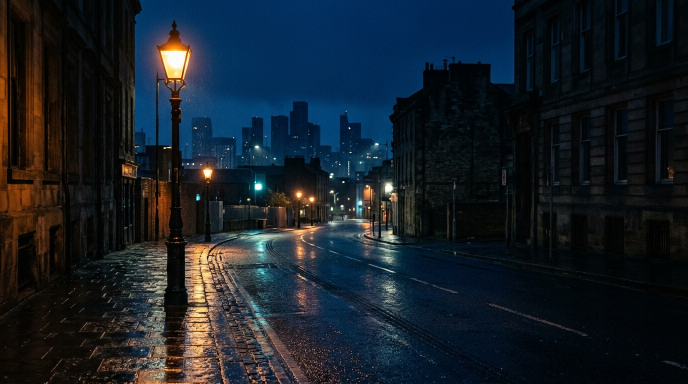
#> input picture assets/civic_samples/streetlight_night_dark.jpg, 1376 x 768 px (shown at 1/2 size)
$ python civic_samples_gen.py
#> lines starting #> are read from the running program, lines starting #| are printed output that depends on the picture
"""Generate and organize civic issue sample images for CivicPulse.

Creates a cohesive local catalog in assets/civic_samples:
1. Streetlights (hero light, hero dark, inspection defect crop)
2. Water problems (leaking pipe / street flooding / main burst)
3. Waste problems (overflowing bin / sidewalk litter)
4. Road/pothole damage (linked to existing dashcam assets)
"""
from __future__ import annotations

import math
from pathlib import Path
from PIL import Image, ImageDraw, ImageFilter, ImageFont, ImageEnhance

ROOT_DIR = Path(__file__).resolve().parent.parent
SAMPLES_DIR = ROOT_DIR / "assets" / "civic_samples"
ROAD_WATCH_DIR = ROOT_DIR / "assets" / "road_watch"
SAMPLES_DIR.mkdir(parents=True, exist_ok=True)

# 1. Generate streetlight_flicker_inspect.jpg (crop from streetlight_night_dark.jpg)
dark_hero_path = SAMPLES_DIR / "streetlight_night_dark.jpg"
if dark_hero_path.is_file():
    with Image.open(dark_hero_path) as img:
        # Focus on lamp post lantern and upper street view
        # Size is 1600x900
#> img is the input picture: PIL image 1376x768 RGB; mean R, G, B 23.3, 31.7, 40.1
        w, h = img.size
#> w = 1376; h = 768
        # Crop around left lamp: box (left, upper, right, lower)
        crop_box = (int(w * 0.12), int(h * 0.04), int(w * 0.44), int(h * 0.65))
#> crop_box = (165, 30, 605, 499)
        lantern_crop = img.crop(crop_box).resize((800, 450), Image.Resampling.LANCZOS)
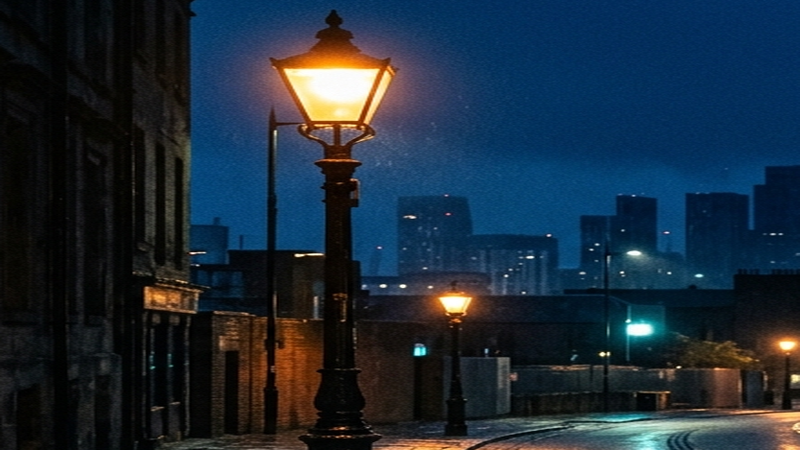
#> lantern_crop: PIL image 800x450 RGB; mean R, G, B 27.9, 43.4, 57.8
        lantern_crop.save(SAMPLES_DIR / "streetlight_flicker_inspect.jpg", "JPEG", quality=90)
        print("Generated streetlight_flicker_inspect.jpg")

# 2. Link/Copy pothole_road_damage.jpg
pothole_src = ROAD_WATCH_DIR / "dashcam_pothole_urban_day.jpg"
if pothole_src.is_file():
    with Image.open(pothole_src) as img:
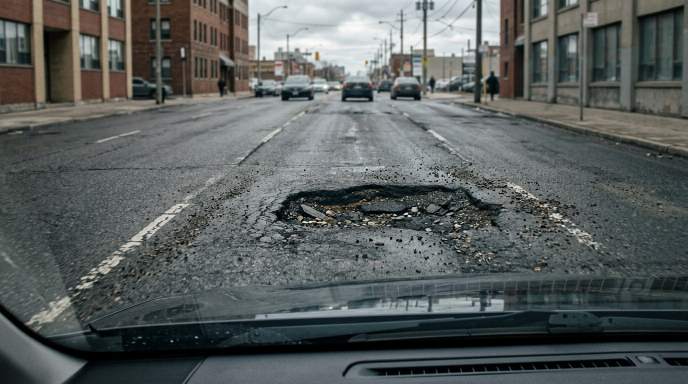
#> input picture assets/road_watch/dashcam_pothole_urban_day.jpg, 1376 x 768 px (shown at 1/2 size)
#> img is the input picture: PIL image 1376x768 RGB; mean R, G, B 88.9, 94.2, 93.2
        img.resize((1280, 720), Image.Resampling.LANCZOS).save(
            SAMPLES_DIR / "pothole_road_damage.jpg", "JPEG", quality=90
        )
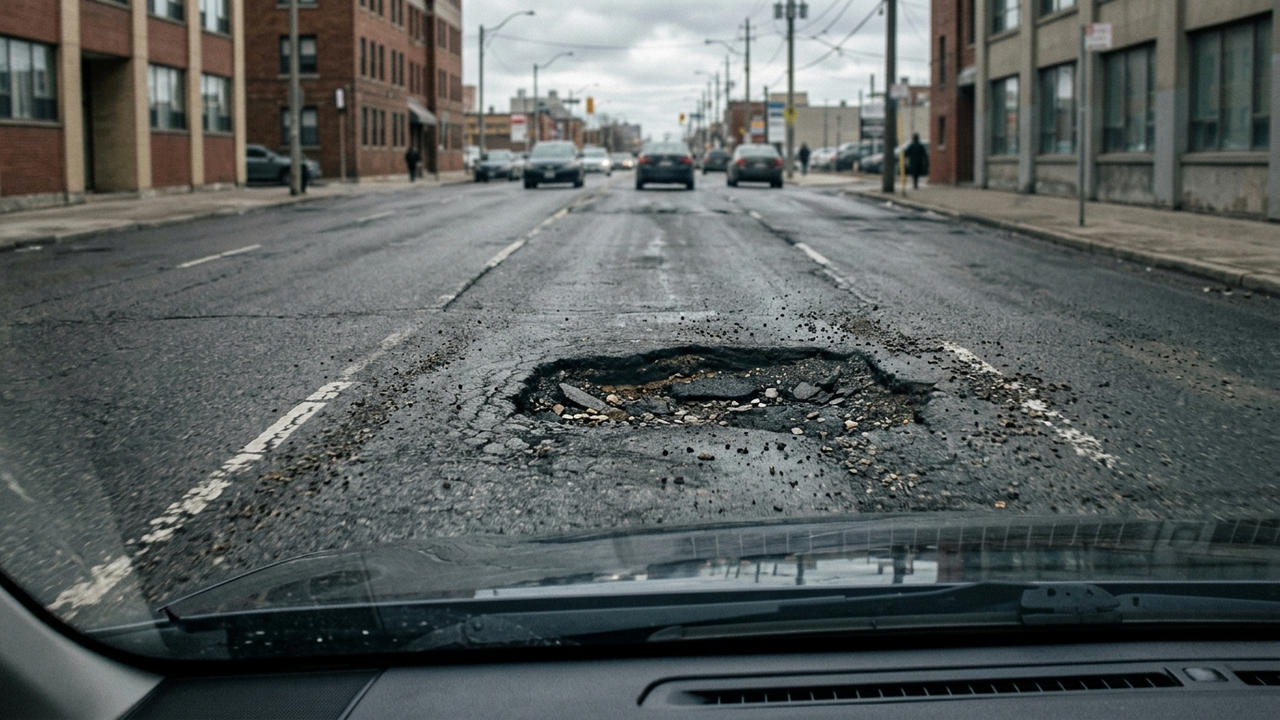
#> saved as pothole_road_damage.jpg: PIL image 1280x720 RGB; mean R, G, B 88.9, 94.2, 93.2
        print("Generated pothole_road_damage.jpg")

# 3. Create water_pipe_leak.jpg (realistic municipal water pipe burst / flooded asphalt road)
# Use the wet dusk dashcam image base or create rich water flood visual
wet_src = ROAD_WATCH_DIR / "dashcam_pothole_wet_dusk.jpg"
if wet_src.is_file():
    with Image.open(wet_src) as img:
        # Create a water surge / gushing pipe overlay on wet road
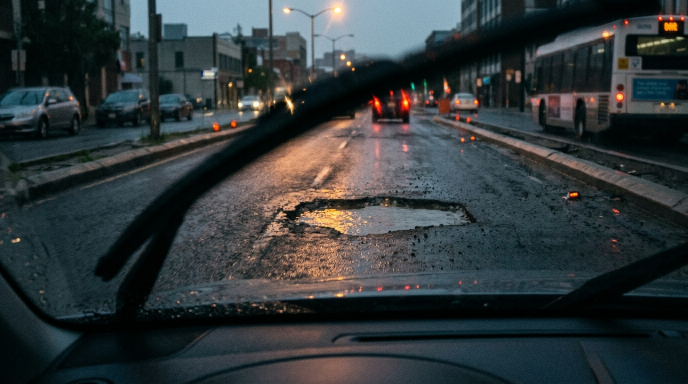
#> input picture assets/road_watch/dashcam_pothole_wet_dusk.jpg, 1376 x 768 px (shown at 1/2 size)
#> img is the input picture: PIL image 1376x768 RGB; mean R, G, B 50.2, 57.2, 59.5
        base = img.resize((1280, 720), Image.Resampling.LANCZOS)
        overlay = Image.new("RGBA", (1280, 720), (0, 0, 0, 0))
#> overlay: PIL image 1280x720 RGBA; every value is 0
        draw = ImageDraw.Draw(overlay)
        # Gushing water plume & ripples
        center_x, center_y = 640, 420
        for r in range(160, 20, -10):
            alpha = int(40 + (160 - r) * 0.6)
            draw.ellipse(
                (center_x - r * 1.8, center_y - r * 0.5, center_x + r * 1.8, center_y + r * 0.5),
                fill=(180, 220, 255, alpha),
                outline=(220, 245, 255, int(alpha * 1.2)),
                width=2,
            )
        # Water plume splashing
        for i in range(25):
            angle = (i / 25.0) * math.pi
            px = center_x + math.cos(angle) * 70
            py = center_y - math.sin(angle) * 90 - 20
            draw.line([(center_x, center_y), (px, py)], fill=(240, 250, 255, 120), width=3)

        water_merged = Image.alpha_composite(base.convert("RGBA"), overlay)
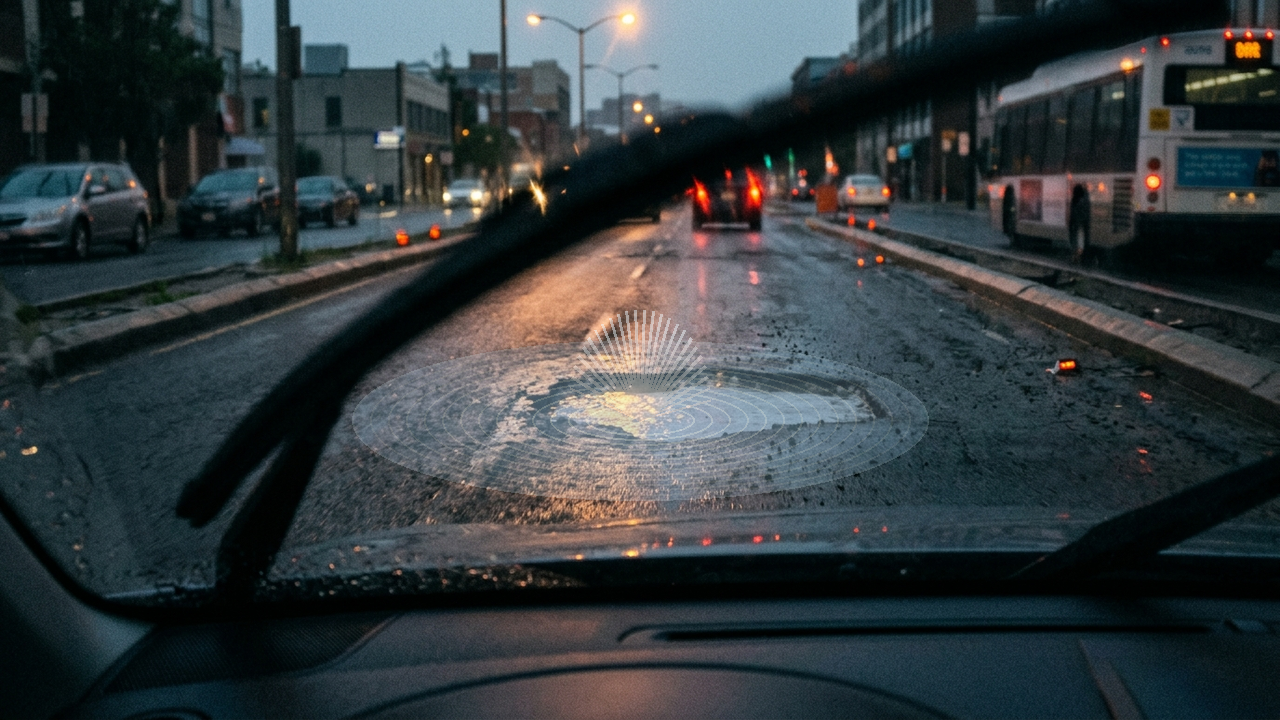
#> water_merged: PIL image 1280x720 RGBA; mean R, G, B, A 52.3, 60.4, 63.4, 255
        water_final = water_merged.convert("RGB").filter(ImageFilter.SMOOTH)
        water_final.save(SAMPLES_DIR / "water_pipe_leak.jpg", "JPEG", quality=90)
        print("Generated water_pipe_leak.jpg")

# 4. Create waste_overflow_bin.jpg (realistic municipal sidewalk trash / dumpster overflow)
# Synthesize high-quality urban street scene with municipal bins and debris
w, h = 1280, 720
waste_img = Image.new("RGB", (w, h), (35, 45, 55))
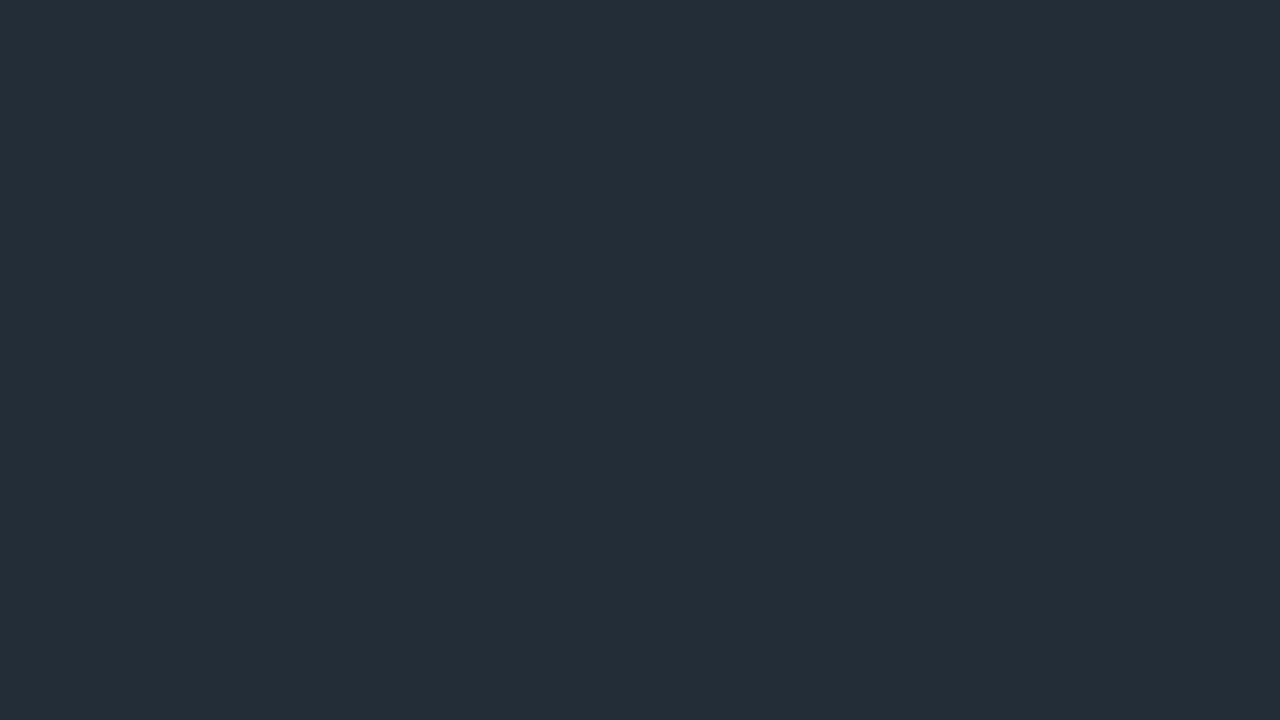
#> waste_img: PIL image 1280x720 RGB; mean R, G, B 35, 45, 55
waste_draw = ImageDraw.Draw(waste_img)

# Sky & urban wall
waste_draw.rectangle([0, 0, w, int(h * 0.45)], fill=(130, 150, 170))
waste_draw.rectangle([0, int(h * 0.35), w, int(h * 0.65)], fill=(80, 90, 100)) # brick wall
for y in range(int(h * 0.35), int(h * 0.65), 18):
    waste_draw.line([(0, y), (w, y)], fill=(65, 75, 85), width=1)

# Sidewalk & asphalt road
waste_draw.polygon([(0, int(h * 0.65)), (w, int(h * 0.65)), (w, int(h * 0.78)), (0, int(h * 0.78))], fill=(140, 145, 150))
waste_draw.line([(0, int(h * 0.78)), (w, int(h * 0.78))], fill=(180, 185, 190), width=4) # curb
waste_draw.rectangle([0, int(h * 0.78), w, h], fill=(45, 50, 55)) # asphalt

# 2 Large Municipal Waste Bins (Green & Blue)
# Left Bin (Green Municipal Dumpster)
bx1, by1, bx2, by2 = 320, 310, 580, 570
waste_draw.rounded_rectangle([bx1, by1, bx2, by2], radius=16, fill=(28, 88, 54), outline=(40, 120, 75), width=3)
waste_draw.rounded_rectangle([bx1 + 15, by1 + 25, bx2 - 15, by2 - 20], radius=8, fill=(22, 70, 43))
# Lid ajar with overflowing bags
waste_draw.polygon([(bx1 - 10, by1 + 10), (bx2 + 10, by1 - 35), (bx2 + 10, by1 - 15), (bx1 - 10, by1 + 25)], fill=(20, 50, 35))

# Right Bin (Blue Recycling Container)
rx1, ry1, rx2, ry2 = 640, 330, 890, 570
waste_draw.rounded_rectangle([rx1, ry1, rx2, ry2], radius=16, fill=(25, 75, 130), outline=(35, 105, 180), width=3)
waste_draw.rounded_rectangle([rx1 + 15, ry1 + 25, rx2 - 15, ry2 - 20], radius=8, fill=(18, 55, 100))

# Overflowing items and bags (white, black, kraft cardboard)
waste_draw.ellipse([bx1 + 40, by1 - 50, bx1 + 150, by1 + 20], fill=(230, 230, 235)) # white bag
waste_draw.ellipse([bx1 + 120, by1 - 65, bx1 + 230, by1 + 10], fill=(35, 35, 40)) # black bag
waste_draw.polygon([(rx1 + 20, ry1 - 40), (rx1 + 120, ry1 - 70), (rx1 + 140, ry1 - 10), (rx1 + 30, ry1 + 15)], fill=(180, 150, 110)) # cardboard box
waste_draw.polygon([(rx1 + 110, ry1 - 45), (rx1 + 210, ry1 - 25), (rx1 + 190, ry1 + 20), (rx1 + 90, ry1 + 10)], fill=(215, 215, 220)) # paper/bag

# Debris on sidewalk & near curb
waste_draw.polygon([(480, 570), (550, 550), (570, 590), (490, 600)], fill=(190, 160, 120)) # fallen carton
waste_draw.ellipse([270, 580, 360, 630], fill=(225, 225, 230)) # plastic bag on curb
waste_draw.ellipse([620, 585, 690, 625], fill=(30, 30, 35)) # trash bag
waste_draw.rectangle([720, 600, 780, 640], fill=(160, 130, 95)) # cardboard debris
waste_draw.ellipse([820, 610, 880, 635], fill=(70, 140, 210)) # plastic cup/container

# Subtle shadow and texture blur
waste_img = waste_img.filter(ImageFilter.GaussianBlur(radius=0.7))
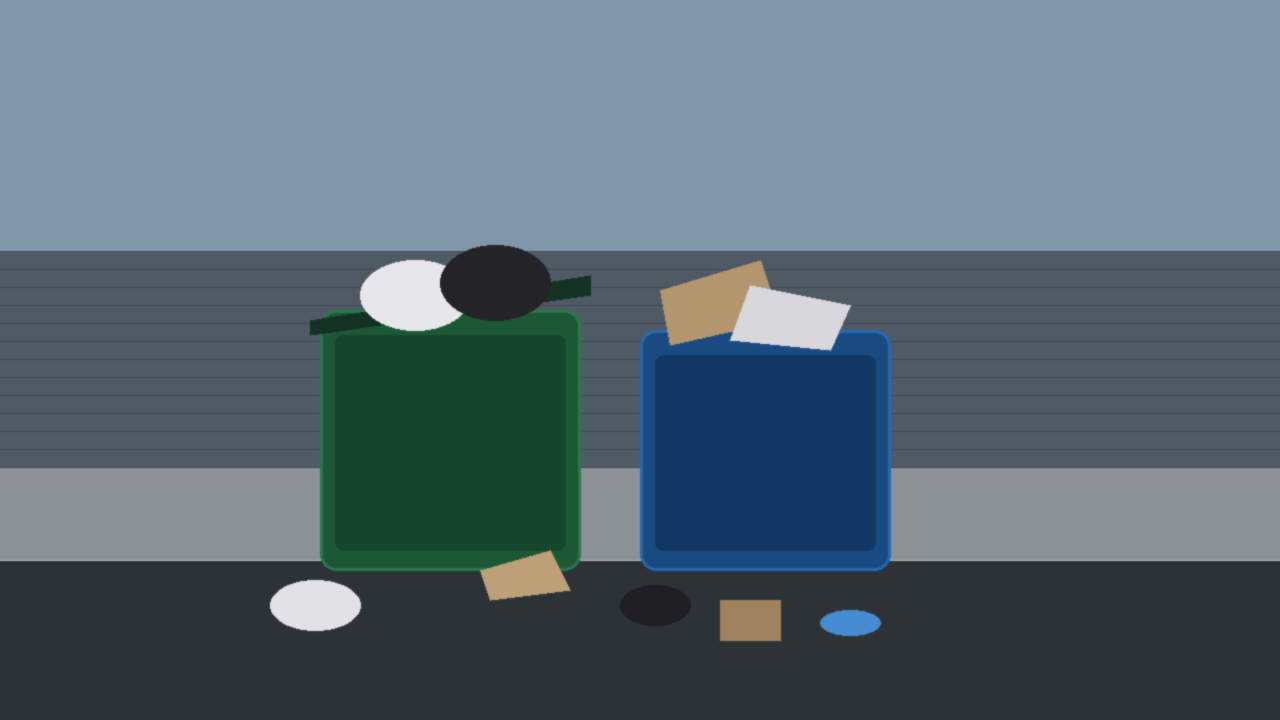
#> waste_img: PIL image 1280x720 RGB; mean R, G, B 89.9, 106.2, 117.3
waste_img.save(SAMPLES_DIR / "waste_overflow_bin.jpg", "JPEG", quality=90)
print("Generated waste_overflow_bin.jpg")

print("All civic samples generated successfully in assets/civic_samples!")
